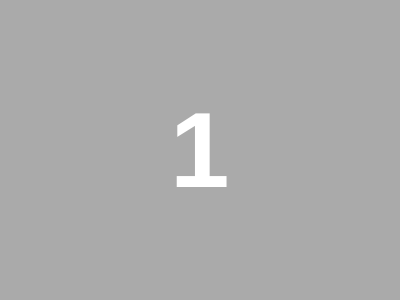
<?xml version="1.0" encoding="UTF-8"?>
<ui version="4.0">
 <class>MonitorIdForm</class>
 <widget class="QWidget" name="MonitorIdForm">
  <property name="geometry">
   <rect>
    <x>0</x>
    <y>0</y>
    <width>400</width>
    <height>300</height>
   </rect>
  </property>
  <property name="sizePolicy">
   <sizepolicy hsizetype="Minimum" vsizetype="Minimum">
    <horstretch>0</horstretch>
    <verstretch>0</verstretch>
   </sizepolicy>
  </property>
  <property name="windowTitle">
   <string>MonitorIdForm</string>
  </property>
  <property name="windowOpacity">
   <double>1.000000000000000</double>
  </property>
  <property name="styleSheet">
   <string notr="true">background: #aaa</string>
  </property>
  <layout class="QGridLayout" name="gridLayout">
   <item row="1" column="0">
    <spacer name="horizontalSpacer">
     <property name="orientation">
      <enum>Qt::Horizontal</enum>
     </property>
     <property name="sizeHint" stdset="0">
      <size>
       <width>40</width>
       <height>20</height>
      </size>
     </property>
    </spacer>
   </item>
   <item row="1" column="1">
    <widget class="QLabel" name="label">
     <property name="font">
      <font>
       <pointsize>80</pointsize>
       <weight>75</weight>
       <bold>true</bold>
      </font>
     </property>
     <property name="styleSheet">
      <string notr="true">color: #fff</string>
     </property>
     <property name="text">
      <string>1</string>
     </property>
    </widget>
   </item>
   <item row="1" column="2">
    <spacer name="horizontalSpacer_2">
     <property name="orientation">
      <enum>Qt::Horizontal</enum>
     </property>
     <property name="sizeHint" stdset="0">
      <size>
       <width>40</width>
       <height>20</height>
      </size>
     </property>
    </spacer>
   </item>
   <item row="0" column="1">
    <spacer name="verticalSpacer">
     <property name="orientation">
      <enum>Qt::Vertical</enum>
     </property>
     <property name="sizeHint" stdset="0">
      <size>
       <width>20</width>
       <height>40</height>
      </size>
     </property>
    </spacer>
   </item>
   <item row="2" column="1">
    <spacer name="verticalSpacer_2">
     <property name="orientation">
      <enum>Qt::Vertical</enum>
     </property>
     <property name="sizeHint" stdset="0">
      <size>
       <width>20</width>
       <height>40</height>
      </size>
     </property>
    </spacer>
   </item>
  </layout>
 </widget>
 <resources/>
 <connections/>
</ui>
